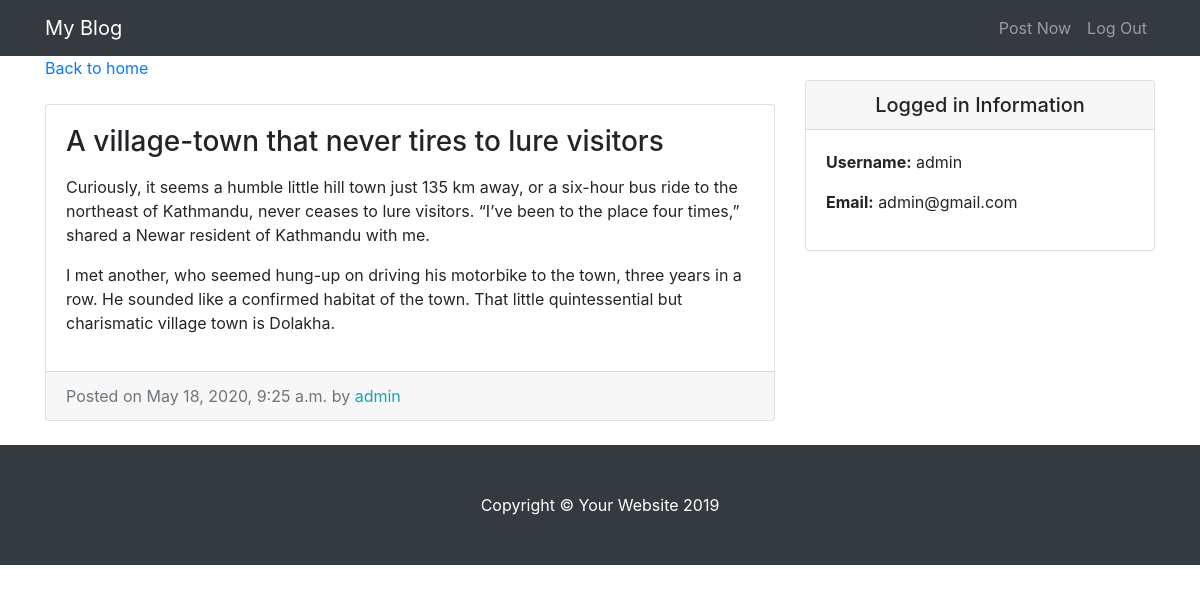
/blog/4/ (signed in), run on the app's committed database.
### blogs/models.py (models this page shows, shortened)
class Blog(models.Model):
    title = models.CharField(max_length=255)
    text = models.TextField()
    date = models.DateTimeField(auto_now_add=True)
    author = models.ForeignKey(User, on_delete=models.CASCADE)

### blogs/views.py (the view)
# urls.py: path('blog/<int:pk>/', BlogView.as_view(), name='detail'),
class BlogView(LoginRequiredMixin, DetailView):
    model = Blog
    template_name = 'blogs/detail.html'

### blogs/templates/blogs/detail.html
{% extends 'blogs/base.html' %} {% block content %}
<div class="col-md-8">
  <a href="{% url 'blog-home' %}">Back to home</a>
  <div class="card mb-4 mt-4">
    <div class="card-body">
      <h3 class="card-title">{{object.title}}</h3>
      <p class="card-text">{{object.text | linebreaks }}</p>
    </div>
    <div class="card-footer text-muted">
      Posted on {{object.date}} by
      <span class="text-info mr-2">{{object.author}}</span>
    </div>
  </div>
</div>
{% endblock %}

### blogs/templates/blogs/base.html (shortened to what this page needs)
{% load static %}
<!DOCTYPE html>
<html lang="en">
  <head>
    <link
      href="{% static 'blogs/vendor/bootstrap/css/bootstrap.min.css' %}"
      rel="stylesheet"
    />
    <link href="{% static 'blogs/css/blog-home.css' %}" rel="stylesheet" />
  </head>
  <body>
    <nav class="navbar navbar-expand-lg navbar-dark bg-dark fixed-top">
      <div class="container">
        <a class="navbar-brand" href="{% url 'blog-home' %}">My Blog</a>
        <div class="collapse navbar-collapse" id="navbarResponsive">
          <ul class="navbar-nav ml-auto">
            <li class="nav-item">
              <a class="nav-link" href="{% url 'create_blog' %}">Post Now</a>
            </li>
            <li class="nav-item">
              <a class="nav-link" href="{% url 'logout' %}">Log Out</a>
            </li>
          </ul>
        </div>
      </div>
    </nav>
    <div class="container">
      <div class="row">
        {% block content %} {% endblock %}
        <div class="col-md-4">
          <div class="card my-4">
            <h5 class="card-header text-center">Logged in Information</h5>
            <div class="card-body">
              <ul class="list-unstyled mb-0">
                <li>
                  <p><strong>Username:</strong> {{user.username}}</p>
                </li>
                <li>
                  <p><strong>Email:</strong> {{user.email}}</p>
                </li>
              </ul>
            </div>
          </div>
        </div>
      </div>
    </div>
    <footer class="py-5 bg-dark">
      <div class="container">
        <p class="m-0 text-center text-white">
          Copyright &copy; Your Website 2019
        </p>
      </div>
    </footer>
  </body>
</html>

### blogs/static/blogs/css/blog-home.css (style rules this page uses)
body { padding-top: 56px; }

### data on the page
Blog: title "A village-town that never tires to lure visitors", text "Curiously, it seems a humble little hill town just 135 km away, or a six-hour bus ride to the northeast of Kathmandu, never ceases to lure visitors. “I’ve been to the place four times,” shared a Newar resident of Kathmandu with me. I met another, who seemed hung-up on driving his motorbike to the town, three years in a row. He sounded like a confirmed habitat of the town. That little quintessential but charismatic village town is Dolakha.", date "May 18, 2020, 9:25 a.m.", author "admin"

### other printed values
{{ user.username }} "admin"
{{ user.email }} "admin@gmail.com"
